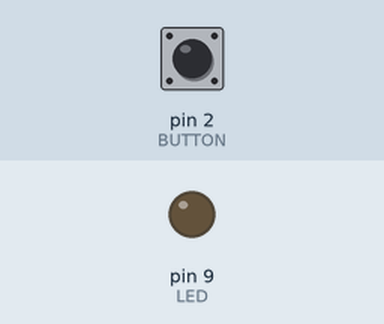
Simulated run of this sketch. Board: Arduino Uno, built with avr-gcc and run on an emulated ATmega328P. Parts: output pins drawn as LEDs (lit = HIGH). The inputs (shaded band) are chosen by the test bench; at power-on: pin 2 (BUTTON) LOW.

Above: at 1.2 s.
1.3 s: pin 2 (BUTTON) pulled HIGH for 0.15 s
At 2.7 s:
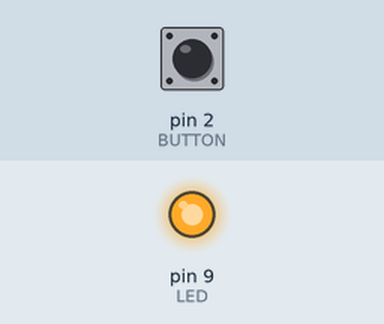
Timing chart, 0 to 4.3 s (numbered marks = the images above; inputs shaded):
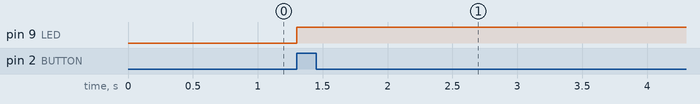

The sketch:

button-led_button2.ino
```cpp
const int LED = 9;    // set the LED to connect to PIN 9
const int BUTTON = 2; // set the BUTTON to connect to PIN 2
bool keepOn = 0;

void setup() {
  pinMode(LED, OUTPUT);       // set the LED as the OUTPUT VOLTAGE
  pinMode(BUTTON, INPUT);     // set the BUTTON as the INPUT
}

void loop(void) {
  if (digitalRead(BUTTON) == HIGH && digitalRead(LED) == LOW)
    keepOn = 1;

  while (keepOn) {
    digitalWrite(LED, HIGH);
    if (digitalRead(BUTTON) == HIGH)
      break;
  }
}
```

Measured:
- after the input at 1.3 s, pin 9 (LED): LOW → HIGH at once
